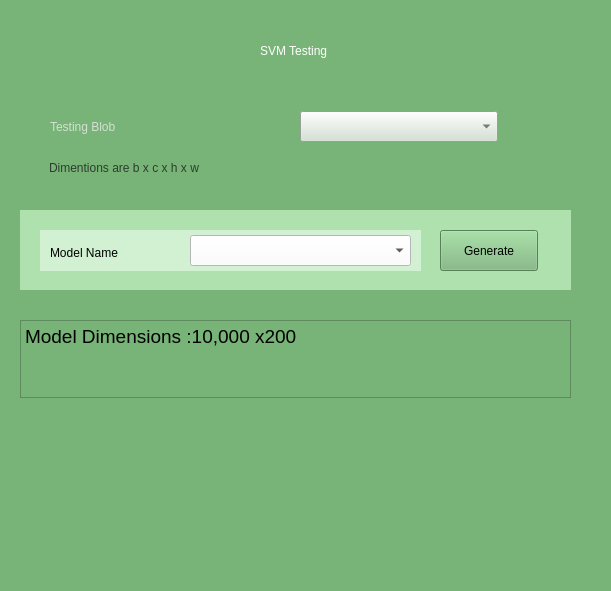
<?xml version="1.0" encoding="UTF-8"?>
<ui version="4.0">
 <class>Form</class>
 <widget class="QWidget" name="Form">
  <property name="geometry">
   <rect>
    <x>0</x>
    <y>0</y>
    <width>611</width>
    <height>591</height>
   </rect>
  </property>
  <property name="windowTitle">
   <string>Form</string>
  </property>
  <property name="styleSheet">
   <string notr="true">background-color:rgb(120,180,120)</string>
  </property>
  <widget class="QLabel" name="labelTraining">
   <property name="geometry">
    <rect>
     <x>49</x>
     <y>159</y>
     <width>241</width>
     <height>17</height>
    </rect>
   </property>
   <property name="styleSheet">
    <string notr="true">font:italic 15pt  &quot;Ubuntu Condensed&quot;;color:rgb(45,60,45)</string>
   </property>
   <property name="text">
    <string>Dimentions are b x c x h x w</string>
   </property>
  </widget>
  <widget class="QComboBox" name="comboBoxTesting">
   <property name="geometry">
    <rect>
     <x>300</x>
     <y>111</y>
     <width>198</width>
     <height>31</height>
    </rect>
   </property>
   <property name="styleSheet">
    <string notr="true">font: 18 pt &quot;Ubuntu Condensed&quot;;color:rgb(45,60,45);background-color:rgb(210,225,210)</string>
   </property>
  </widget>
  <widget class="QLabel" name="label_7">
   <property name="geometry">
    <rect>
     <x>50</x>
     <y>110</y>
     <width>215</width>
     <height>33</height>
    </rect>
   </property>
   <property name="styleSheet">
    <string notr="true">font: 21pt &quot;Ubuntu Condensed&quot;;color:rgb(210,225,210)</string>
   </property>
   <property name="text">
    <string>Testing Blob              </string>
   </property>
  </widget>
  <widget class="QWidget" name="widget_4" native="true">
   <property name="geometry">
    <rect>
     <x>20</x>
     <y>210</y>
     <width>551</width>
     <height>80</height>
    </rect>
   </property>
   <property name="styleSheet">
    <string notr="true">background-color:rgb(175,225,175)</string>
   </property>
   <widget class="QWidget" name="widget_5" native="true">
    <property name="geometry">
     <rect>
      <x>20</x>
      <y>20</y>
      <width>381</width>
      <height>41</height>
     </rect>
    </property>
    <property name="styleSheet">
     <string notr="true">background-color:rgb(210,240,210)</string>
    </property>
    <widget class="QLabel" name="label_8">
     <property name="geometry">
      <rect>
       <x>10</x>
       <y>14</y>
       <width>121</width>
       <height>17</height>
      </rect>
     </property>
     <property name="styleSheet">
      <string notr="true">font: 18pt &quot;Ubuntu Condensed&quot;;</string>
     </property>
     <property name="text">
      <string>Model Name</string>
     </property>
    </widget>
    <widget class="QComboBox" name="comboBox">
     <property name="geometry">
      <rect>
       <x>150</x>
       <y>5</y>
       <width>221</width>
       <height>31</height>
      </rect>
     </property>
     <property name="styleSheet">
      <string notr="true">background-color:rgb(255,255,255)</string>
     </property>
    </widget>
   </widget>
   <widget class="QPushButton" name="pushButton">
    <property name="geometry">
     <rect>
      <x>420</x>
      <y>20</y>
      <width>98</width>
      <height>41</height>
     </rect>
    </property>
    <property name="styleSheet">
     <string notr="true">font: 18pt &quot;Ubuntu Condensed&quot;;background-color:rgb(120,180,120)</string>
    </property>
    <property name="text">
     <string>Generate</string>
    </property>
   </widget>
  </widget>
  <widget class="QLabel" name="label_9">
   <property name="geometry">
    <rect>
     <x>260</x>
     <y>20</y>
     <width>281</width>
     <height>61</height>
    </rect>
   </property>
   <property name="styleSheet">
    <string notr="true">font: 30pt &quot;Ubuntu Condensed&quot;;color:rgb(255,255,255)</string>
   </property>
   <property name="text">
    <string>SVM Testing</string>
   </property>
  </widget>
  <widget class="QTextEdit" name="textEdit">
   <property name="geometry">
    <rect>
     <x>20</x>
     <y>320</y>
     <width>551</width>
     <height>78</height>
    </rect>
   </property>
   <property name="styleSheet">
    <string notr="true">font: 15pt &quot;Ubuntu Condensed&quot;;</string>
   </property>
   <property name="html">
    <string>&lt;!DOCTYPE HTML PUBLIC &quot;-//W3C//DTD HTML 4.0//EN&quot; &quot;http://www.w3.org/TR/REC-html40/strict.dtd&quot;&gt;
&lt;html&gt;&lt;head&gt;&lt;meta name=&quot;qrichtext&quot; content=&quot;1&quot; /&gt;&lt;style type=&quot;text/css&quot;&gt;
p, li { white-space: pre-wrap; }
&lt;/style&gt;&lt;/head&gt;&lt;body style=&quot; font-family:'Ubuntu Condensed'; font-size:15pt; font-weight:400; font-style:normal;&quot;&gt;
&lt;p style=&quot; margin-top:0px; margin-bottom:0px; margin-left:0px; margin-right:0px; -qt-block-indent:0; text-indent:0px;&quot;&gt;&lt;span style=&quot; font-family:'Ubuntu'; font-size:14pt;&quot;&gt;Model Dimensions :10,000 x200&lt;/span&gt;&lt;/p&gt;&lt;/body&gt;&lt;/html&gt;</string>
   </property>
  </widget>
 </widget>
 <resources/>
 <connections/>
</ui>
